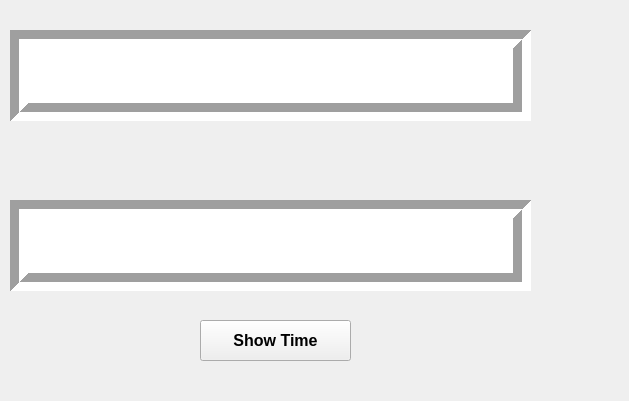
<?xml version="1.0" encoding="UTF-8"?>
<ui version="4.0">
 <class>Form</class>
 <widget class="QWidget" name="Form">
  <property name="geometry">
   <rect>
    <x>0</x>
    <y>0</y>
    <width>629</width>
    <height>401</height>
   </rect>
  </property>
  <property name="windowTitle">
   <string>Form</string>
  </property>
  <widget class="QTextBrowser" name="textBrowser">
   <property name="geometry">
    <rect>
     <x>10</x>
     <y>30</y>
     <width>521</width>
     <height>91</height>
    </rect>
   </property>
   <property name="font">
    <font>
     <pointsize>20</pointsize>
     <weight>75</weight>
     <bold>true</bold>
    </font>
   </property>
   <property name="frameShape">
    <enum>QFrame::Box</enum>
   </property>
   <property name="lineWidth">
    <number>9</number>
   </property>
  </widget>
  <widget class="QTextBrowser" name="textBrowser_2">
   <property name="geometry">
    <rect>
     <x>10</x>
     <y>200</y>
     <width>521</width>
     <height>91</height>
    </rect>
   </property>
   <property name="font">
    <font>
     <pointsize>20</pointsize>
     <weight>75</weight>
     <bold>true</bold>
    </font>
   </property>
   <property name="frameShape">
    <enum>QFrame::Box</enum>
   </property>
   <property name="lineWidth">
    <number>9</number>
   </property>
  </widget>
  <widget class="QPushButton" name="pushButton_16">
   <property name="geometry">
    <rect>
     <x>200</x>
     <y>320</y>
     <width>151</width>
     <height>41</height>
    </rect>
   </property>
   <property name="font">
    <font>
     <pointsize>12</pointsize>
     <weight>75</weight>
     <bold>true</bold>
    </font>
   </property>
   <property name="text">
    <string>Show Time</string>
   </property>
  </widget>
 </widget>
 <resources/>
 <connections/>
</ui>
